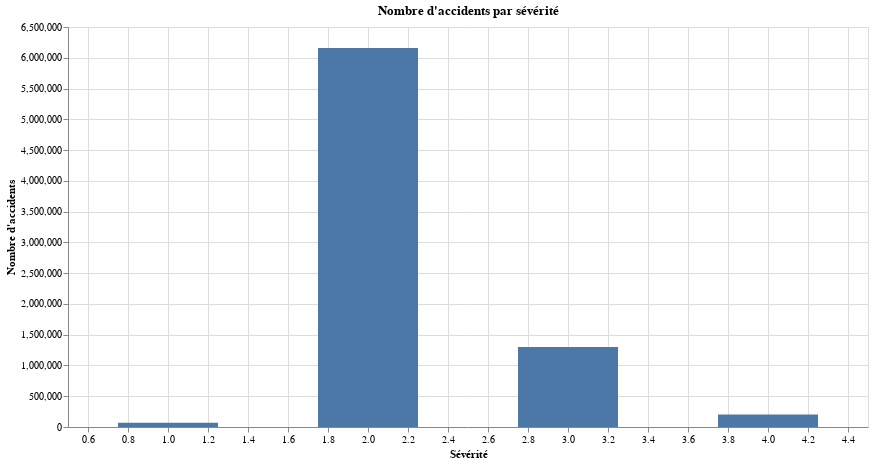

Write notebook code for a chart like this one.
### Code cell
severity_counts = data.groupBy("Severity").count().orderBy("Severity")
severity_counts_pd = severity_counts.toPandas()
chart = alt.Chart(severity_counts_pd, title="Nombre d'accidents par sévérité").mark_bar(width=100).encode(
    x=alt.X("Severity", title="Sévérité",),
    y=alt.Y("count", title="Nombre d'accidents"),
).properties(width=800, height=400)
chart

### Figure 1 — Vega-Lite specification as saved in the notebook (floating-point values rounded to 4 significant figures)
{"config": {"view": {"continuousWidth": 300, "continuousHeight": 300}}, "data": {"name": "data-53b30714eaee80aaa7e044e335ee1978"}, "mark": {"type": "bar", "width": 100}, "encoding": {"x": {"field": "Severity", "title": "Sévérité", "type": "quantitative"}, "y": {"field": "count", "title": "Nombre d'accidents", "type": "quantitative"}}, "height": 400, "title": "Nombre d'accidents par sévérité", "width": 800, "$schema": "https://vega.github.io/schema/vega-lite/v5.8.0.json", "datasets": {"data-53b30714eaee80aaa7e044e335ee1978": [{"Severity": 1, "count": 67366}, {"Severity": 2, "count": 6156981}, {"Severity": 3, "count": 1299337}, {"Severity": 4, "count": 204710}]}}
